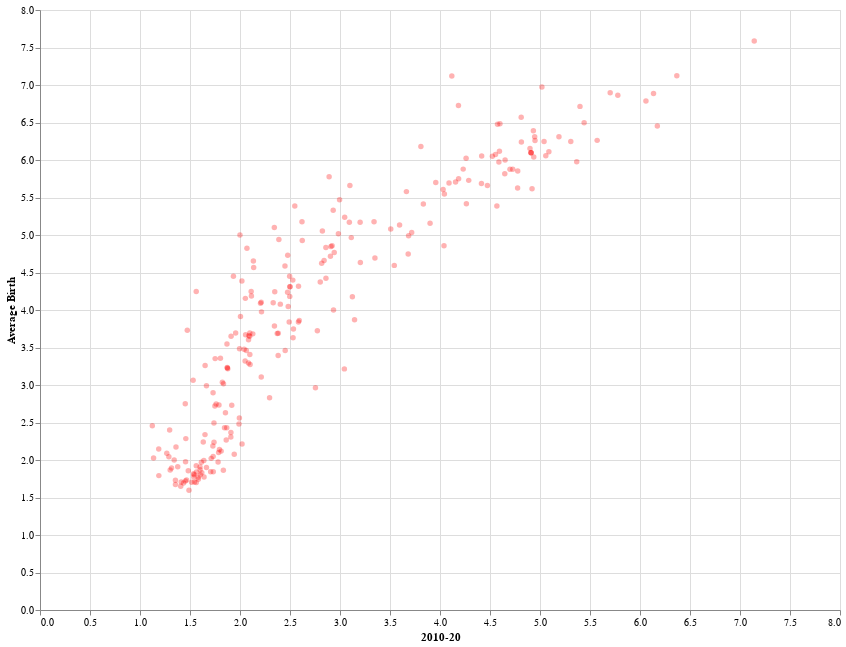

Notebook code cell kept with this figure:
### Code cell
# Scatter Plot for 2010-20 with its Average Birth Rate.
alt.Chart(fertility_df).mark_circle(
    color='red',
    opacity=0.3
).encode(
    x='2010-20',
    y='Average Birth'
).properties(height=600, width= 800)

### Figure 1 — Vega-Lite specification as saved in the notebook (floating-point values rounded to 4 significant figures; data arrays with more than 128 entries replaced by an {"elided": "..."} marker saying what was removed)
{"config": {"view": {"continuousWidth": 400, "continuousHeight": 300}}, "data": {"name": "data-a97ddfe2666c3d687f96e2de05185e9a"}, "mark": {"type": "circle", "color": "red", "opacity": 0.3}, "encoding": {"x": {"field": "2010-20", "type": "quantitative"}, "y": {"field": "Average Birth", "type": "quantitative"}}, "height": 600, "width": 800, "$schema": "https://vega.github.io/schema/vega-lite/v4.17.0.json", "datasets": {"data-a97ddfe2666c3d687f96e2de05185e9a": {"elided": "237 records"}}}
